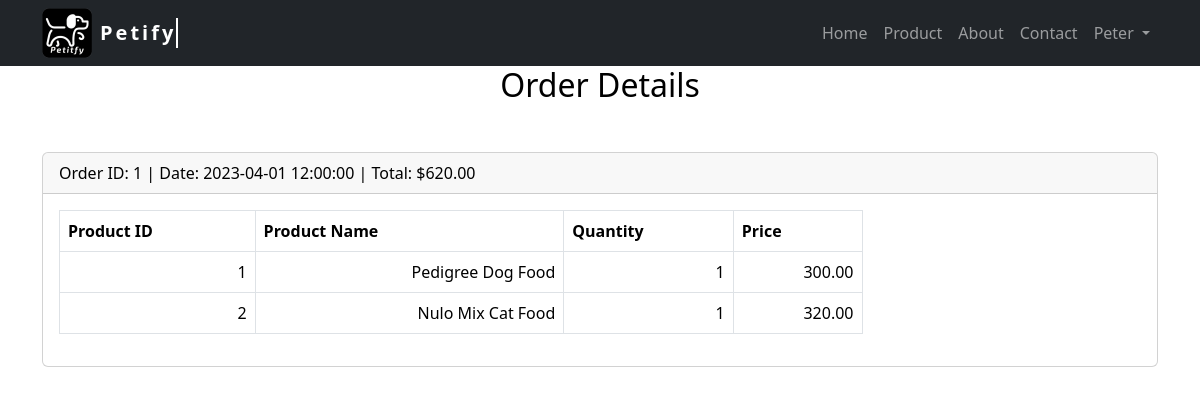
Page /vieworder.php (signed in) on the committed database.
### tables this page shows
CREATE TABLE `orders` (
  `id` int(11) UNSIGNED NOT NULL,
  `user_id` int(11) UNSIGNED NOT NULL,
  `total` decimal(10,2) NOT NULL,
  `order_date` datetime NOT NULL
);

CREATE TABLE `order_items` (
  `id` int(11) UNSIGNED NOT NULL,
  `order_id` int(11) UNSIGNED NOT NULL,
  `product_id` int(11) UNSIGNED NOT NULL,
  `quantity` int(11) NOT NULL,
  `price` decimal(10,2) NOT NULL
);

CREATE TABLE `products` (
  `id` int(11) UNSIGNED NOT NULL,
  `name` varchar(255) NOT NULL,
  `description` text DEFAULT NULL,
  `category` varchar(255) NOT NULL,
  `price` decimal(10,2) NOT NULL,
  `image` varchar(255) DEFAULT NULL
);

### vieworder.php (the view, shortened to what this page needs)
    <?php
$userID = $_SESSION['userID'];
include("connection.php");
$sql_orders = "SELECT * FROM orders WHERE user_id = ?";
$stmt_orders = $link->prepare($sql_orders);
$stmt_orders->bind_param("i", $userID);
$stmt_orders->execute();
$result_orders = $stmt_orders->get_result();
$orders = $result_orders->fetch_all(MYSQLI_ASSOC);
$order_items = [];
foreach ($orders as $order) {
    $orderID = $order['id'];
    $sql_order_items = "SELECT order_items.*, products.name FROM order_items JOIN products ON order_items.product_id = products.id WHERE order_id = ?";
    $stmt_order_items = $link->prepare($sql_order_items);
    $stmt_order_items->bind_param("i", $orderID);
    $stmt_order_items->execute();
    $result_order_items = $stmt_order_items->get_result();
    $order_items[$orderID] = $result_order_items->fetch_all(MYSQLI_ASSOC);
}
?>
<!DOCTYPE html>
<html lang="en" data-bs-theme="light">
<head>
    <link href="https://cdn.jsdelivr.net/npm/bootstrap@5.3.0-alpha3/dist/css/bootstrap.min.css" rel="stylesheet"
>
    <link rel="stylesheet" href="Style/style.css">
</head>
<body>
<nav class="navbar navbar-expand-sm bg-dark" data-bs-theme="dark">
    <div class="container-lg">
        <img src="Img/pet-logo1.png" class="logo" style="width: 50px;">
        <a class="navbar-brand mx-2 p-0" href="index.php">Petify</a>
        <div class="collapse navbar-collapse justify-content-end" id="navbarSupportedContent">
            <ul class="navbar-nav">
                <li class="nav-item"><a href="index.php" class="nav-link">Home</a></li>
                <li class="nav-item"><a href="product.php" class="nav-link">Product</a></li>
                <li class="nav-item"><a href="about.php" class="nav-link">About</a></li>
                <li class="nav-item"><a href="contact.php" class="nav-link">Contact</a></li>
                <li class="nav-item dropdown">
                    <a class="nav-link dropdown-toggle" href="#" role="button" data-bs-toggle="dropdown"
                        aria-expanded="false">
                        <?php echo isset($_SESSION['username']) ? ($_SESSION['username']) : "Account"; ?>
                    </a>
                </li>
            </ul>
        </div>
    </div>
</nav>
    <div class="container-lg text-center mb-5">
    <h2>Order Details</h2>
</div>
<div class="container-sm">
    <?php foreach ($orders as $order): ?>
        <div class="card mb-4">
            <div class="card-header">
                Order ID: <?= $order['id'] ?> | Date: <?= $order['order_date'] ?> | Total: $<?= $order['total'] ?>
            </div>
            <div class="card-body">
                <table class="table table-hover table-bordered">
                    <thead>
                        <tr>
                            <th>Product ID</th>
                            <th>Product Name</th>
                            <th>Quantity</th>
                            <th>Price</th>
                        </tr>
                    </thead>
                    <tbody>
                        <?php foreach ($order_items[$order['id']] as $item): ?>
                            <tr>
                                <td><?= $item['product_id'] ?></td>
                                <td><?= $item['name'] ?></td>
                                <td><?= $item['quantity'] ?></td>
                                <td><?= $item['price'] ?></td>
                            </tr>
                        <?php endforeach; ?>
                    </tbody>
                </table>
            </div>
        </div>
    <?php endforeach; ?>
</div>
</body>
</html>

### Style/style.css (style rules this page uses)
:root { --theme-color: #966845; --primary-text-color: #000000; --primary-bg-color: #ffffff; --secondary-text-color: #DCD8C4; --secondary-bg-color: #1B1C1D; --card-bg-color: #F4F2EC; }
* { margin: 0; padding: 0; }
a { color: black; text-decoration: none; }
:root { --bs-body-color: rgb(0, 0, 0); }
body { background-image: url(https://www.toptal.com/designers/subtlepatterns/uploads/leaves.png); }
.logo { width: 10%; }
.navbar-brand { overflow: hidden; border-right: .10em solid #ffffff; white-space: nowrap; margin: 0 auto; letter-spacing: .15em; font-weight: bold; animation: typing 2s steps(30, end), blink-caret 1s step-end infinite; color: #ffffff; }

### vieworder.php (style rules this page uses)
th { text-align: left; }
td { text-align: right; }
.card { width: 100%; }
.card-body { width: 75%; }

### rows in the picture
orders: id "1", order_date "2023-04-01 12:00:00", total "620.00"
order_items: product "1", product.name "Pedigree Dog Food", quantity "1", price "300.00"
order_items: product "2", product.name "Nulo Mix Cat Food", quantity "1", price "320.00"

### other values in the picture
$_SESSION['username'] "Peter"
